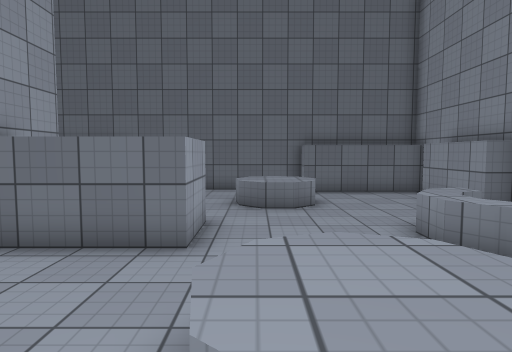
View 1 (above)

14 first-person views from a walk through a scene from a Unity 3-D project. The camera is 1.5 m above the floor, tilts 4° down and sees 75° across. The floor is counted in squares, 1 m on a side. Each view is taken from the middle of a square. On the plan, view 1 faces up. The plan holds only what a view shows up to about 15 squares ahead; the rest is blank. Surface patterns are stand-ins for the level's own textures.

View 2
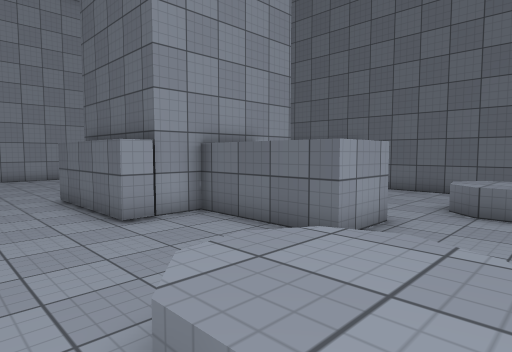

View 3
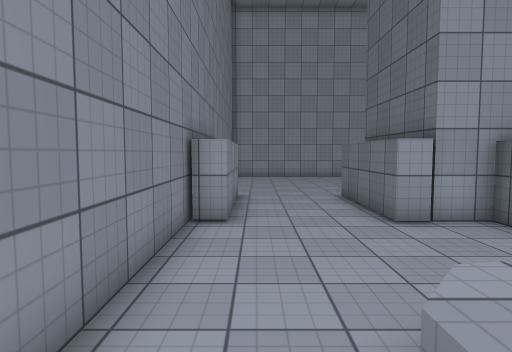

View 4
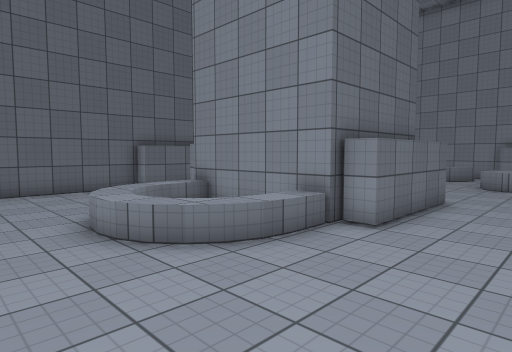

View 5
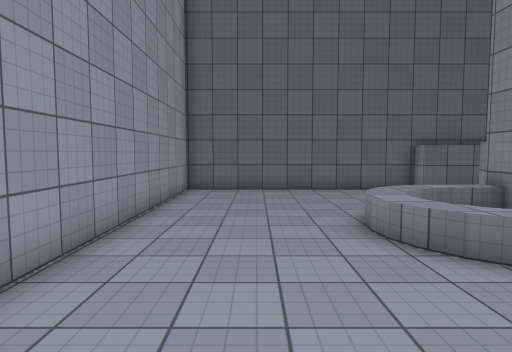

View 6
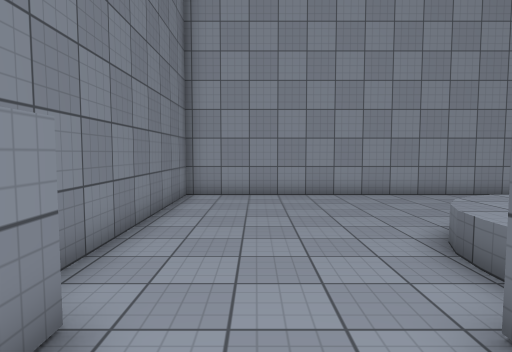

View 7
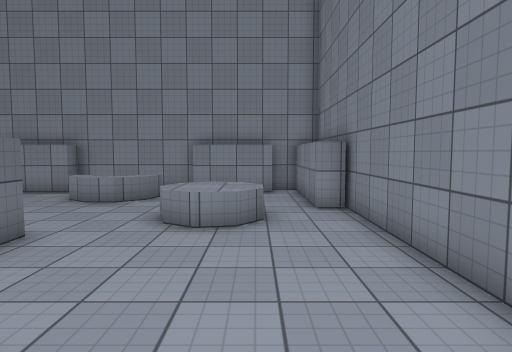

View 8
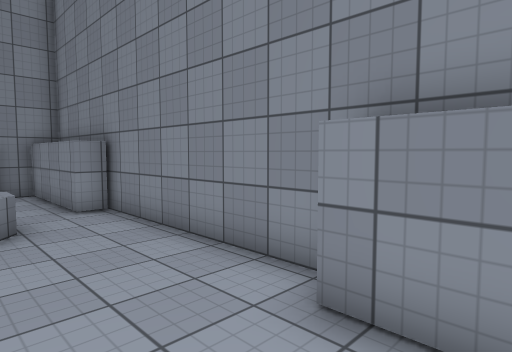

View 9
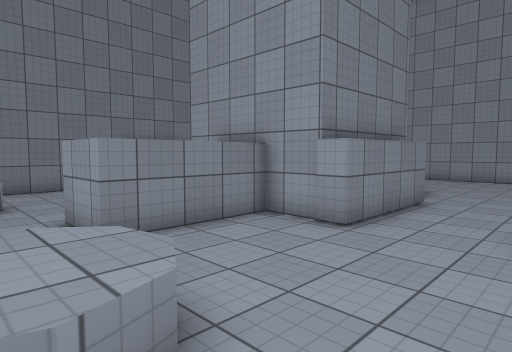

View 10
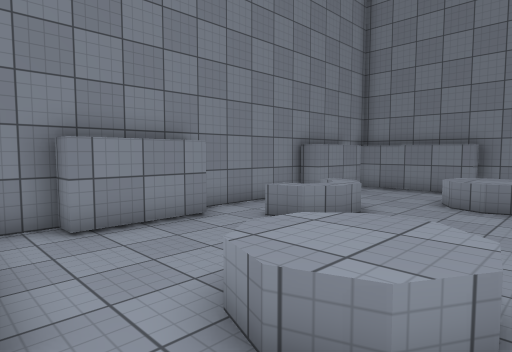

View 11
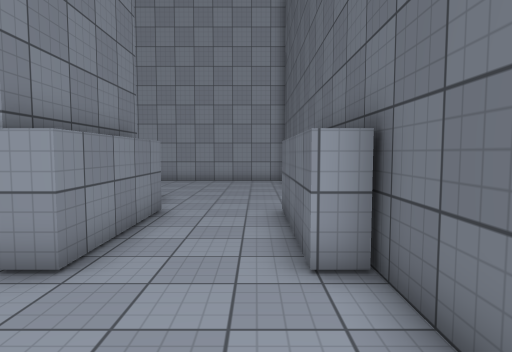

View 12
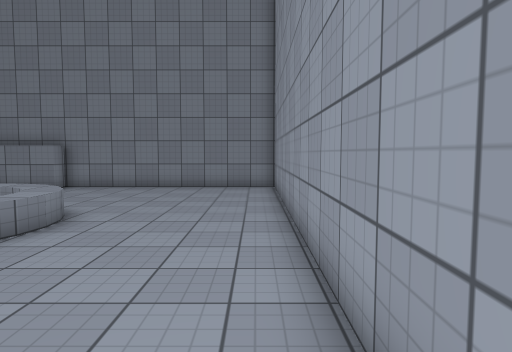

View 13
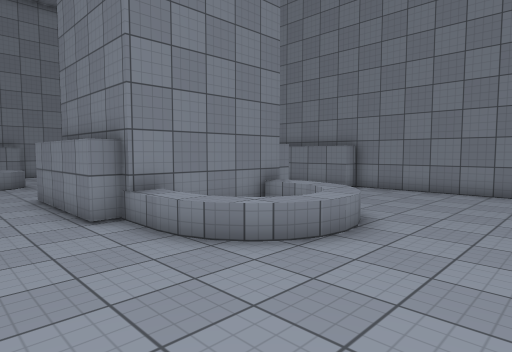

View 14
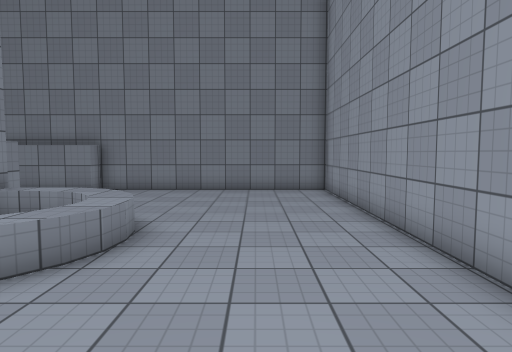

### Floor plan
Key: @ floor where view 1 was taken; # wall or solid block; . floor; = window, fence, low wall or low ledge; ^ raised ledge.
Columns run from 19 left of view 1 to 7 right of it. Each row starts with its distance up from view 1.
 14 ###########   ########
 13 #.........#####.... .######
 12 #.................. ......#
 11 #..................^^....##
 10 #..................^^^...#
  9 #......^^^#####....^^....#
  8 #.....^^^#    #..........##
  7 #....=^  #    #####....^..#
  6 #....^^  #    #####...^^..#
  5 #.....^^^#    #####...^^  #
  4 #......^^##   #........=  #
  3 #.........#####....^^=.. ##
  2 #..................^^^...#
  1 #..................^^....##
  0 #..................@......#
 -1 #........######......######
 -2 ##########    ########

Where each view was taken, in squares from view 1:
view 1: 0 up, 0 right, facing up
view 2: 0 up, 2 right, facing up-left
view 3: 0 up, 2 right, facing left
view 4: 0 up, 16 left, facing up-right
view 5: 0 up, 16 left, facing up
view 6: 1 up, 7 left, facing left
view 7: 1 up, 7 left, facing right
view 8: 2 up, 7 left, facing down-right
view 9: 13 up, 1 right, facing down-left
view 10: 13 up, 1 left, facing down-right
view 11: 12 up, 1 left, facing left
view 12: 13 up, 18 left, facing down
view 13: 12 up, 17 left, facing down-right
view 14: 12 up, 16 left, facing down
